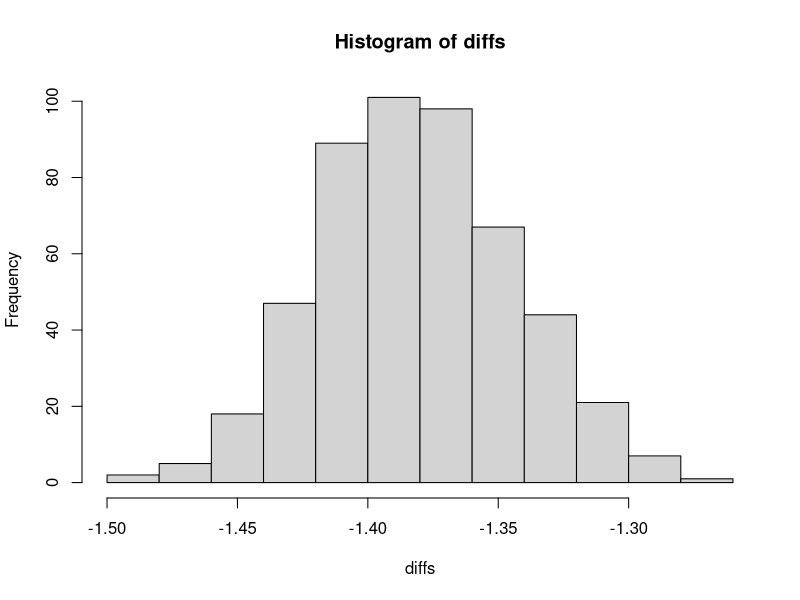

The R source for this figure: (Note: this script raises an error after producing the figure.)
## ---- chunk 1
knitr::opts_chunk$set(echo = TRUE)
library(mvtnorm)
## ---- chunk 2
### simulate data 
### 2 covariates, A_0 has a direct effect on one but not the other
### y depends on the last measured treatment and X1

set.seed(3)
n = 1000
u = rnorm(n, mean = 0, sd = 2)
Z1 = rnorm(n)
X1 = rnorm(n)

A1 = rbinom(n, 1, prob = plogis(Z1 + X1)) # higher probability of treatment when X's are >

Z2 = rnorm(n, mean = 0.8 * Z1 + u)
X2 = rnorm(n, mean = 0.7 * X1 - A1 + u) # responds to treatment

A2 = rbinom(n, 1, prob = plogis(Z2 + X2)) # higher probability of treatment when X's are >

Y = rnorm(n, mean = 0.7 * X2 - A2 + u)

dat = data.frame(Z1, Z2, X1, X2, A1, A2, Y)
## ---- chunk 3
# Gibbs sampler for new parameter values
# input: old parameter values (theta, gamma, beta, sigsq), data (design, response)
# output: list of new sampled values for each parameter

sample.new = function(theta.old, gamma.old, beta.old, sigsq.old, design, resp) {
  
    p = ncol(design)
  
  # sample new theta
  # assumpion: U(0,1) prior on theta/ binomial distribution on gamma (beta - binomial)
  
  theta.new = rbeta(1, shape1 = sum(gamma.old) + 1  ,shape2 = p - sum(gamma.old) + 1)

  # sample new gamma 
  # assumption: independent elements, fixed nu_0, nu_1

  pg = rep(0,p) # hold the gamma probabilities
  
  for(pred in 1:p) {
    a = (theta.new * dnorm(beta.old[pred],mean = 0, sd = nu_1))
    b = (1-theta.new) * dnorm(beta.old[pred],mean = 0, sd = nu_0)
    pg[pred] = a/(a+b)
  }
  
  gamma.new = rbinom(p, 1, prob = pg) # now, sample based on posterior probabilities
  
  # sample new beta
  # assume scale mixture prior and normal likelihood for response with sigma = sigma^2 * I
  M = (t(design) %*% design)*sigsq.old^-1 + diag(ifelse(gamma.new == 1, 1/nu_1, 1/nu_0)) 
  Minv = solve(M)
  meanvec = sigsq.old^-1 * Minv %*% t(design) %*% resp
  beta.new = rmvnorm(1, mean = meanvec, sigma = Minv)
  
  # sample new sigsq
  # assumptions: IG(.5, .5) prior on sigsq
  ss = sum ( (resp - design %*% array(beta.new, dim=p) )^2 )
  n = length(resp)
  sigsq.new = rgamma(1, (n+1)/2, (ss+1)/2)
  
  
  return(list(theta.new=theta.new, 
              gamma.new=gamma.new, 
              beta.new=beta.new,
              sigsq.new=sigsq.new))
  
  
}
## ---- chunk 4

set.seed(2)
nIter = 1000

nu_1 = 5
nu_0 = 0.2

p = 2
pY = 4

# array of parameters for each intermediate variable
# theta (1)/ gamma (p)/ beta (p)/ sigsq (1)

params = array(.1, dim = c(2, nIter, 2 * p + 2)) # intermediate variables
paramsY = array(.1, dim = c(nIter, 2 * pY + 2))


for(it in 2:nIter) {
  # sample theta
  
  
  
  ############## sample X's #####################
  new.params = sample.new(theta.old = params[1, it-1, 1],
                          gamma.old = params[1, it-1, 2:(p+1)],
                          beta.old = params[1, it-1, (p+2):(2*p+1)],
                          sigsq.old = params[1, it-1, 2*p+2],
                          design = cbind(X1, A1),
                          resp = X2)
  
  params[1, it, 1] = new.params$theta.new
  params[1, it, 2:(p+1)] = new.params$gamma.new
  params[1, it, (p+2):(2*p+1)] = new.params$beta.new
  params[1, it, 2*p+2] = new.params$sigsq.new
  
  ############## sample Z's #####################
  new.params = sample.new(theta.old = params[2, it-1, 1],
                        gamma.old = params[2, it-1, 2:(p+1)],
                        beta.old = params[2, it-1, (p+2):(2*p+1)],
                        sigsq.old = params[2, it-1, 2*p+2],
                        design = cbind(Z1, A1),
                        resp = Z2)
  
  params[2, it, 1] = new.params$theta.new
  params[2, it, 2:(p+1)] = new.params$gamma.new
  params[2, it, (p+2):(2*p+1)] = new.params$beta.new
  params[2, it, 2*p+2] = new.params$sigsq.new
  
  ############## sample Y's #######################
  pY = 4
  new.params = sample.new(theta.old = paramsY[it-1, 1],
                      gamma.old = paramsY[it-1, 2:(pY+1)],
                      beta.old = paramsY[it-1, (pY+2):(2*pY+1)],
                      sigsq.old = paramsY[it-1, 2*pY+2],
                      design = cbind(X2, Z2, A1, A2),
                      resp = Y)
  
  paramsY[it, 1] = new.params$theta.new
  paramsY[it, 2:(pY+1)] = new.params$gamma.new
  paramsY[it, (pY+2):(2*pY+1)] = new.params$beta.new
  paramsY[it, 2*pY+2] = new.params$sigsq.new
  
}

#library(rstanarm)
#ymod = stan_glm(Y ~ A2 + X2, family = gaussian(), data = dat)
#yparams = as.matrix(ymod)

## ---- chunk 5

# TODO

# completed data set based on a draw from the posterior

# completed dataset for each set of parameters

# augmented dataset
dat$y11 = NA
dat$y00 = NA
dat$t1 = ifelse(dat$A1 == 1 & dat$A2 == 1, 1, 0)
dat$t0 = ifelse(dat$A1 == 0 & dat$A2 == 0, 1, 0)

# first, let's do this with the correct G
row = 100
ndraws = 500

diffs = array(0, dim = ndraws)


for(draw in 1:ndraws) {
  
  if ( TRUE ) { # if there is an edge from treatment to covariate, impute/params[1, row + draw, 3] == 1
  
    mx1 = cbind(dat$X1, 1) %*% params[1, row + draw, c(4,5)]  # XB (treated at time 1)
    X2draw1 = rnorm(n, mean = mx1, sd = params[1, row + draw, 6]) # fixed treatment to 1
    
    mx0 = cbind(dat$X1, 0) %*% params[1, row + draw, c(4,5)]  # XB (treated at time 1)
    X2draw0 = rnorm(n, mean = mx0, sd = params[1, row + draw, 6]) # fixed treatment to 1

  
  } else { X2draw = dat$X2 }
  
  X2draw1 = ifelse(dat$A1 == 1, dat$X2, X2draw1)
  X2draw0 = ifelse(dat$A1 == 0, dat$X2, X2draw0)
  
  my1 = cbind(X2draw1, dat$Z2, 1, 1) %*% paramsY[(row+draw),c(6:9)] # always treated
  Ydraw1 = rnorm(n, mean = my1, sd = paramsY[(row+draw), 10])
  
  my0 = cbind(X2draw0, dat$Z2, 1, 1) %*% paramsY[(row+draw),c(6:9)] # always treated
  Ydraw0 = rnorm(n, mean = my0, sd = paramsY[(row+draw), 10])

  
  dat$y11 = ifelse(dat$t1 == 1, dat$Y, Ydraw1)
  dat$y00 = ifelse(dat$t0 == 1, dat$Y, Ydraw0)
  
  diffs[draw] = sum(dat$y11 - dat$y00)/n
  
  
}


hist(diffs)

#ggplot(Ydraw, aes(x = Y, group = nrep)) + geom_density(color = "blue") + 
#  theme_minimal() 
## ---- chunk 6

# TODO
# y_11 based on the correct graph - check
# then sample the graph as well

# draw 1: row 100 of params



row = 100
ndraws = 10
ppY = (array(0, dim = c(ndraws, n)))
#ppY$nrep = 1:ndraws
#j = ppY %>% pivot_longer(!it)
 
for(draw in 1:ndraws) {
  
  mx = cbind(dat$X2, 1) %*% params[1, row + draw, c(4,5)]  # XB
  X2draw = rnorm(n, mean = mx, sd = params[1, row, 6]) # fixed treatment to 1
  
  my = cbind(1, 1, X2draw) %*% yparams[(row+draw),1:3]
  Ydraw = rnorm(n, mean = my, sd = yparams[(row+draw), 4])
  ppY[draw,] = Ydraw
  
}



Ydraw = data.frame(Y = array(t(ppY)),
                     nrep = rep(1:ndraws, each = n) )

ggplot(Ydraw, aes(x = Y, group = nrep)) + geom_density(aes(color = "blue")) + 
  theme_minimal() 

# now, let the graph be sampled


#ggplot(plot.df, aes(x = Y, group = nrep)) + geom_density(aes(color=int)) + 
#  theme_minimal() + theme(legend.position = "none") + scale_colour_manual(values=cbp1) + 
#  ggtitle(TeX("Distribution of $Y^{00}$ (Blue) and $Y^{11}$ (Green) under $G_1$")) +
#  ylab(TeX("p($y^g | Data, G_1$)")) + xlim(-15,15) + 
#  geom_vline(xintercept = c(ey00,ey11), color = cbp1[1:2])

#ifelse(params[1, row, 3] == 1, draws, X)


AtoX =  # direct effect from treatment
if(AtoX == 1) {
  # if the edge exists, then sample a (counterfactual) covariate from posterior predictive X2

  
}


## ---- chunk 7
gams = data.frame(params[1,-1,2:3])
gams %>% group_by(X1, X2) %>% summarise(n=n()) %>% arrange(desc(n))
## ---- chunk 8

# 1. likely structures
# 2. 

# tweak this to take multiple predictors (or one)

# simulate data
set.seed(1)
n = 500
# binary predictor
X = cbind( rbinom(n, 1, prob = 0.4), rnorm(n) )
beta.true = c(0.2, 1)
p = length(beta.true)
y = rnorm(n, mean = X %*% beta.true)

# MCMC

nIter = 1000

nu_1 = 5
nu_0 = 0.4

theta.samples = array(0.5, dim = nIter)
gamma.samples = array(0, dim = c(nIter,p))
beta.samples = array(0, dim = c(nIter,p))
sigsq.samples = array(1, dim = nIter)

for(it in 2:nIter) {
  # sample theta
  
  new.params = sample.new(theta.samples[it-1],
                          gamma.samples[it-1,],
                          beta.samples[it-1,],
                          sigsq.samples[it-1],
                          design = X,
                          resp = y)
  
  theta.samples[it] = new.params$theta.new
  gamma.samples[it,] = new.params$gamma.new
  beta.samples[it,] = new.params$beta.new
  sigsq.samples[it] = new.params$sigsq.new
  
}


# for(it in 2:nIter) {
#   # sample theta
#   theta.samples[it] = rbeta(1, shape1 = sum(gamma.samples[it-1,]) + 1  ,shape2 = p - sum(gamma.samples[it-1,]) + 1 )
#   
#   # sample gamma
#   pg = rep(0,p) # hold the gamma probabilities
#   
#   for(pred in 1:p) {
#     
#     a = (theta.samples[it] * dnorm(beta.samples[it-1,p],mean = 0, sd = nu_1))
#     b = (1-theta.samples[it]) * dnorm(beta.samples[it-1,p],mean = 0, sd = nu_0)
#     pg[pred] = a/(a+b)
#     
#   }
#   
#   gamma.samples[it,] = rbinom(p, 1, prob = pg)
#   
#   # sample beta
#   M =  t(X) %*% X * ( sigsq.samples[it-1]^(-1) ) + diag ( ifelse(gamma.samples[it,] == 1, 1/nu_1, 1/nu_0)) 
#   beta.samples[it,] = rmvnorm(1, mean = sigsq.samples[it-1]^(-1) * solve(M) %*% t(X) %*% y, sigma = solve(M) )
#   
#   # sample sigsq
#   ss = sum ( (y - X %*% beta.samples[it,])^2 )
#   sigsq.samples[it] = 1/rgamma(1, shape = (n+1)/2, rate = (ss + 1)/2  )
#   
# }

summary(lm(y~X))

hist(beta.samples[2:nIter,2])
hist(gamma.samples[,1])
